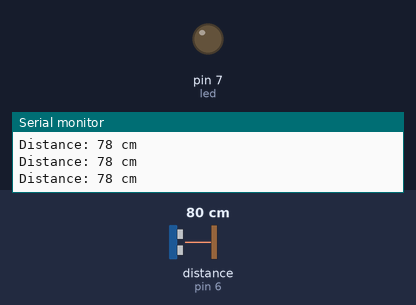
A sketch run on a simulated Arduino Uno, built with avr-gcc and run on an emulated ATmega328P. Parts: output pins drawn as LEDs (lit = HIGH), the last lines printed to the serial monitor. Wiring (inferred from the names in the program): ultrasonic range finder: trigger pin 5; echo pin 6. The inputs (shaded band) are chosen by the test bench; at power-on: distance to the obstacle (sensor on pin 6) 80 cm. The echo pulse lasts 58.3 µs per cm; pins used as bus, display or sensor lines are not drawn.

Above: at 1.2 s.
1.3 s: distance to the obstacle (sensor on pin 6) set to 17 cm
2.8 s: distance to the obstacle (sensor on pin 6) set to 13 cm
At 4.0 s:
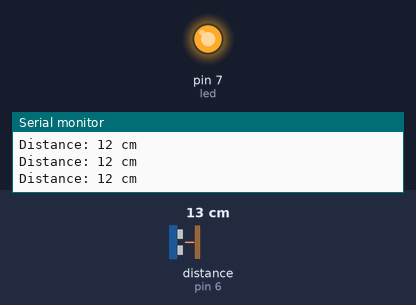
4.3 s: distance to the obstacle (sensor on pin 6) set to 18 cm
At 5.4 s:
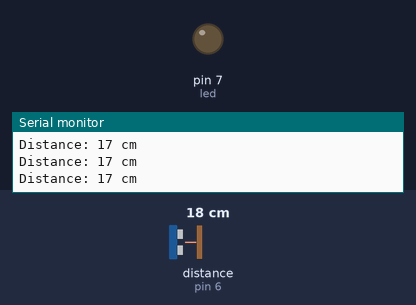
5.8 s: distance to the obstacle (sensor on pin 6) set to 2 cm
At 7.1 s:
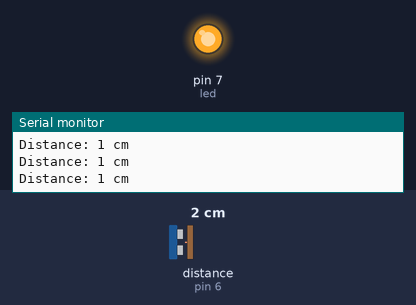
Timing chart, 0 to 8.3 s (numbered marks = the images above; inputs shaded):
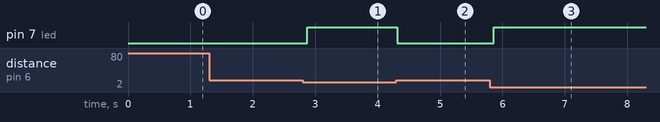

The sketch:

test_LDR.ino
```cpp
#define TRIG 5
#define ECHO 6
#define led 7

long duration;
int distance;
int count = 0;
int previous ;
int State = LOW;

void setup() {
  // put your setup code here, to run once:

     Serial.begin(9600);
     pinMode(TRIG, OUTPUT);
     pinMode(ECHO, INPUT);
     pinMode(led,  OUTPUT);
}

bool readUltrasonic() {
  digitalWrite(TRIG, LOW);
 delayMicroseconds(2);

 digitalWrite(TRIG, HIGH);
 delayMicroseconds(10);

 digitalWrite(TRIG,LOW);


duration = pulseIn (ECHO, HIGH);
distance = duration * 0.034 / 2;
if(distance < 15){

 return HIGH;
}else{
  return LOW;
}

}


void loop() {
  // put your main code here, to run repeatedly:

  readUltrasonic();
  Serial.print("Distance: ");
  Serial.print(distance);
  Serial.println(" cm");

  delay(100);

  digitalWrite(led,readUltrasonic());
}
```

Measured:
- the behaviour switches between 16 and 15 cm on distance to the obstacle (sensor on pin 6) (found by bisection; images 0 and 1)
- after the input at 2.8 s, pin 7 (led): LOW → HIGH after 0.07 s
- after the input at 4.3 s, pin 7 (led): HIGH → LOW at once
- after the input at 5.8 s, pin 7 (led): LOW → HIGH after 0.06 s
